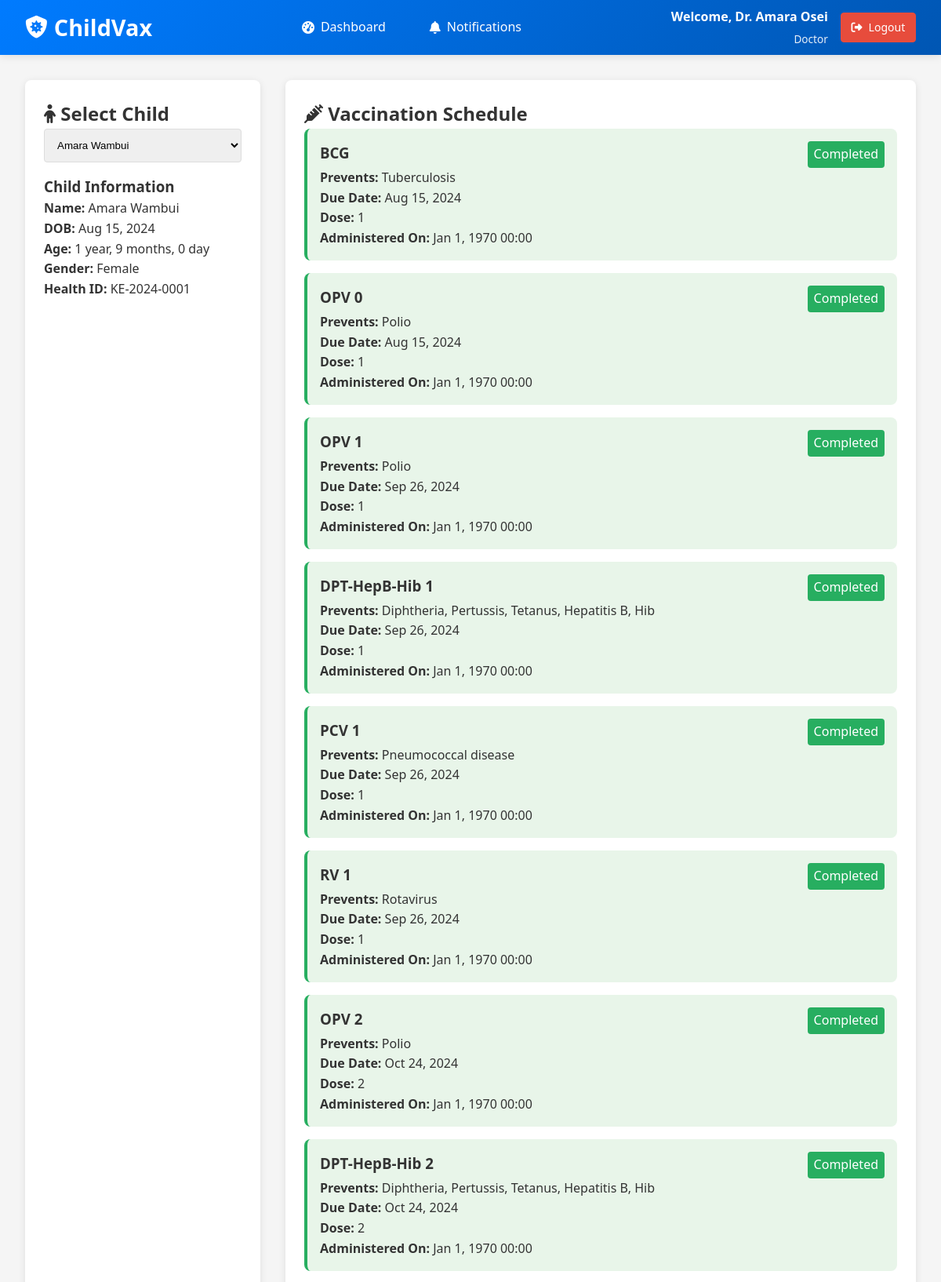
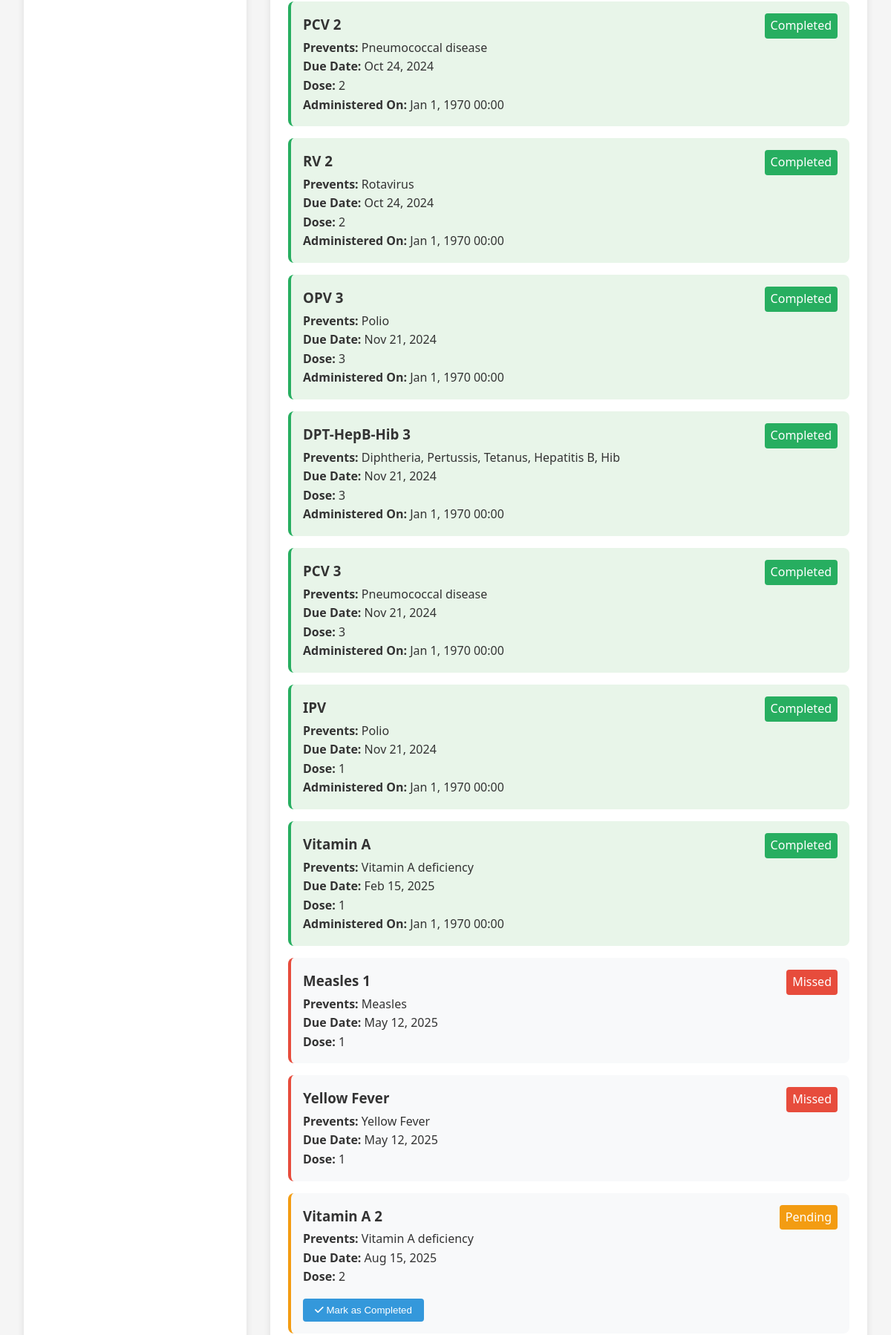
/pages/doctor/doctor_dashboard.php?child_id=1 (signed in, upper part), run on the app's committed database (2 pictures, top to bottom).
### tables this page shows
CREATE TABLE IF NOT EXISTS `children` (
    `child_id`               INT UNSIGNED NOT NULL AUTO_INCREMENT,
    `name`                   VARCHAR(100)  NOT NULL,
    `date_of_birth`          DATE          NOT NULL,
    `gender`                 ENUM('Male','Female','Other') NOT NULL,
    `health_id`              VARCHAR(20)   NOT NULL,
    `guardian_id`            INT UNSIGNED  NOT NULL,
    `caregiver_id`           INT UNSIGNED  DEFAULT NULL,
    `vaccination_card_path`  VARCHAR(500)  DEFAULT NULL,
    `last_vaccination_date`  DATE          DEFAULT NULL,
    `last_vaccine_name`      VARCHAR(255)  DEFAULT NULL,
    `created_at`             DATETIME      NOT NULL DEFAULT CURRENT_TIMESTAMP,
    PRIMARY KEY (`child_id`),
    UNIQUE KEY `uq_health_id` (`health_id`),
    KEY `fk_children_guardian` (`guardian_id`),
    KEY `fk_children_caregiver` (`caregiver_id`),
    CONSTRAINT `fk_children_guardian`  FOREIGN KEY (`guardian_id`)  REFERENCES `users` (`user_id`) ON DELETE CASCADE,
    CONSTRAINT `fk_children_caregiver` FOREIGN KEY (`caregiver_id`) REFERENCES `users` (`user_id`) ON DELETE SET NULL
);

CREATE TABLE IF NOT EXISTS `vaccination_schedule` (
    `schedule_id`     INT UNSIGNED NOT NULL AUTO_INCREMENT,
    `child_id`        INT UNSIGNED NOT NULL,
    `vaccine_id`      INT UNSIGNED NOT NULL,
    `due_date`        DATE         NOT NULL,
    `dose_number`     TINYINT UNSIGNED NOT NULL DEFAULT 1,
    `status`          ENUM('Pending','Completed','Missed') NOT NULL DEFAULT 'Pending',
    `completed_date`  DATE         DEFAULT NULL,
    `administered_by` INT UNSIGNED DEFAULT NULL,
    `notes`           TEXT         DEFAULT NULL,
    `created_at`      DATETIME     NOT NULL DEFAULT CURRENT_TIMESTAMP,
    `updated_at`      DATETIME     DEFAULT NULL ON UPDATE CURRENT_TIMESTAMP,
    PRIMARY KEY (`schedule_id`),
    KEY `fk_vs_child`   (`child_id`),
    KEY `fk_vs_vaccine` (`vaccine_id`),
    KEY `fk_vs_admin`   (`administered_by`),
    KEY `idx_vs_status` (`status`),
    CONSTRAINT `fk_vs_child`   FOREIGN KEY (`child_id`)        REFERENCES `children` (`child_id`) ON DELETE CASCADE,
    CONSTRAINT `fk_vs_vaccine` FOREIGN KEY (`vaccine_id`)      REFERENCES `vaccines` (`vaccine_id`) ON DELETE CASCADE,
    CONSTRAINT `fk_vs_admin`   FOREIGN KEY (`administered_by`) REFERENCES `users` (`user_id`) ON DELETE SET NULL
);

CREATE TABLE IF NOT EXISTS `vaccines` (
    `vaccine_id`              INT UNSIGNED NOT NULL AUTO_INCREMENT,
    `name`                    VARCHAR(255) NOT NULL,
    `disease_prevented`       VARCHAR(255) DEFAULT NULL,
    `recommended_age`         VARCHAR(100) DEFAULT NULL,
    `recommended_age_days`    INT UNSIGNED DEFAULT NULL,
    `dose_number`             TINYINT UNSIGNED NOT NULL DEFAULT 1,
    `dose_description`        TEXT         DEFAULT NULL,
    `route_of_administration` VARCHAR(100) DEFAULT NULL,
    `site_of_administration`  VARCHAR(100) DEFAULT NULL,
    `side_effects`            TEXT         DEFAULT NULL,
    PRIMARY KEY (`vaccine_id`)
);

### includes/functions.php (called while the page is built, shortened)
<?php
function calculateAge($dob) {
    $birthdate = new DateTime($dob);
    $today = new DateTime();
    $interval = $today->diff($birthdate);
    $parts = [];
    if ($interval->y > 0) $parts[] = $interval->y . ' year' . ($interval->y > 1 ? 's' : '');
    if ($interval->m > 0) $parts[] = $interval->m . ' month' . ($interval->m > 1 ? 's' : '');
    if ($interval->y > 0) $parts[] = $interval->d . ' day' . ($interval->d > 1 ? 's' : '');
    return $parts ? implode(', ', $parts) : '0 months';
}
?>

### pages/doctor/doctor_dashboard.php (the view, shortened to what this page needs)
<?php
require __DIR__ . '/../../includes/functions.php';
$children = $conn->query("SELECT child_id, name FROM children ORDER BY name")->fetchAll(PDO::FETCH_ASSOC);
$selected_child = null;
$vaccination_schedule = [];
$child_id = $_GET['child_id'] ?? null;
if ($child_id && is_numeric($child_id)) {
    $stmt = $conn->prepare("SELECT * FROM children WHERE child_id = ?");
    $stmt->execute([$child_id]);
    $selected_child = $stmt->fetch(PDO::FETCH_ASSOC);
    $stmt = $conn->prepare("SELECT vs.*, v.name as vaccine_name, v.disease_prevented
                           FROM vaccination_schedule vs
                           JOIN vaccines v ON vs.vaccine_id = v.vaccine_id
                           WHERE vs.child_id = ?
                           ORDER BY vs.due_date");
    $stmt->execute([$child_id]);
    $vaccination_schedule = $stmt->fetchAll(PDO::FETCH_ASSOC);
}
?>
<!DOCTYPE html>
<html lang="en">
<head>
    <link rel="stylesheet" href="/assets/css/styles.css">
    <link rel="stylesheet" href="https://cdnjs.cloudflare.com/ajax/libs/font-awesome/6.4.0/css/all.min.css">
</head>
<body>
    <?php include __DIR__ . '/../navbar.php'; ?>
    <div class="dashboard-container">
        <div class="card child-selector">
            <h2><i class="fas fa-child"></i> Select Child</h2>
            <form method="GET">
                <select name="child_id" onchange="this.form.submit()">
                    <?php foreach ($children as $child): ?>
                        <option value="<?= htmlspecialchars($child['child_id']) ?>"
                            <?= ($child_id == $child['child_id']) ? 'selected' : '' ?>>
                            <?= htmlspecialchars($child['name']) ?>
                        </option>
                    <?php endforeach; ?>
                </select>
            </form>
            <?php if ($selected_child): ?>
                <div class="child-info">
                    <h3>Child Information</h3>
                    <p><strong>Name:</strong> <?= htmlspecialchars($selected_child['name']) ?></p>
                    <p><strong>DOB:</strong> <?= date('M j, Y', strtotime($selected_child['date_of_birth'])) ?></p>
                    <p><strong>Age:</strong> <?= calculateAge($selected_child['date_of_birth']) ?></p>
                    <p><strong>Gender:</strong> <?= htmlspecialchars($selected_child['gender']) ?></p>
                    <p><strong>Health ID:</strong> <?= htmlspecialchars($selected_child['health_id']) ?></p>
                </div>
            <?php endif; ?>
        </div>
        <div class="card child-details">
            <?php if ($selected_child): ?>
                <h2><i class="fas fa-syringe"></i> Vaccination Schedule</h2>
                <?php if (empty($vaccination_schedule)): ?>
                    <div class="alert alert-info">No vaccination schedule found for this child.</div>
                <?php else: ?>
                    <div class="vaccination-list">
                        <?php foreach ($vaccination_schedule as $vaccine): ?>
                            <div class="vaccine-card <?= strtolower($vaccine['status']) ?>">
                                <div style="display: flex; justify-content: space-between;">
                                    <h3><?= htmlspecialchars($vaccine['vaccine_name']) ?></h3>
                                    <span style="background: <?=
                                        $vaccine['status'] === 'Completed' ? '#27ae60' :
                                        ($vaccine['status'] === 'Pending' ? '#f39c12' : '#e74c3c')
                                        ?>; color: white; padding: 0.25rem 0.5rem; border-radius: 4px;">
                                        <?= $vaccine['status'] ?>
                                    </span>
                                </div>
                                <p><strong>Prevents:</strong> <?= htmlspecialchars($vaccine['disease_prevented']) ?></p>
                                <p><strong>Due Date:</strong> <?= date('M j, Y', strtotime($vaccine['due_date'])) ?></p>
                                <p><strong>Dose:</strong> <?= $vaccine['dose_number'] ?></p>
                                <?php if ($vaccine['status'] === 'Pending'): ?>
                                    <form method="POST" style="margin-top: 1rem;">
                                        <button type="submit" name="mark_complete" class="btn-mark">
                                            <i class="fas fa-check"></i> Mark as Completed
                                        </button>
                                    </form>
                                <?php elseif ($vaccine['status'] === 'Completed'): ?>
                                    <p><strong>Administered On:</strong> <?= date('M j, Y H:i', strtotime($vaccine['updated_at'])) ?></p>
                                <?php endif; ?>
                            </div>
                        <?php endforeach; ?>
                    </div>
                <?php endif; ?>
            <?php else: ?>
                <div class="alert alert-info">
                    <i class="fas fa-info-circle"></i> Please select a child to view vaccination details.
                </div>
            <?php endif; ?>
        </div>
    </div>
</body>
</html>

### assets/css/styles.css (style rules this page uses)
:root { --primary-color: #3498db; --secondary-color: #2980b9; --accent-color: #e74c3c; --light-color: #ecf0f1; --dark-color: #2c3e50; --success-color: #2ecc71; --warning-color: #f39c12; --border-radius: 8px; --box-shadow: 0 4px 6px rgba(0, 0, 0, 0.1); }
* { margin: 0; padding: 0; box-sizing: border-box; }
body { font-family: 'Segoe UI', Tahoma, Geneva, Verdana, sans-serif; background-color: #f5f7fa; color: #333; line-height: 1.6; }
.card { background-color: white; border-radius: var(--border-radius); box-shadow: var(--box-shadow); padding: 1.5rem; margin-bottom: 1.5rem; }

### pages/doctor/doctor_dashboard.php (style rules this page uses)
body { padding-top: 80px; background-color: #f5f5f5; font-family: 'Segoe UI', Tahoma, Geneva, Verdana, sans-serif; }
.dashboard-container { display: grid; grid-template-columns: 300px 1fr; gap: 2rem; padding: 2rem; max-width: 1400px; margin: 0 auto; }
.card { background: white; border-radius: 8px; padding: 1.5rem; box-shadow: 0 2px 10px rgba(0,0,0,0.1); }
.vaccine-card { background: #f8f9fa; border-radius: 8px; padding: 1rem; margin-bottom: 1rem; border-left: 4px solid #3498db; transition: transform 0.2s; }
.vaccine-card.completed { border-left-color: #27ae60; background: #e8f5e9; }
.vaccine-card.pending { border-left-color: #f39c12; }
.vaccine-card.missed { border-left-color: #e74c3c; }
.btn-mark { padding: 0.5rem 1rem; background: #3498db; color: white; border: none; border-radius: 4px; cursor: pointer; transition: background 0.3s; }
select { width: 100%; padding: 0.75rem; border: 1px solid #ddd; border-radius: 4px; margin-bottom: 1rem; }

### pages/navbar.php (style rules this page uses)
:root { --primary-color: #007BFF; --secondary-color: #0056b3; --accent-color: #e74c3c; --light-color: #ecf0f1; --dark-color: #2c3e50; --success-color: #27ae60; --warning-color: #f39c12; --white: #ffffff; }
body { padding-top: 70px; margin: 0; font-family: 'Segoe UI', Tahoma, Geneva, Verdana, sans-serif; }

### data on the page
children: name "Amara Wambui", date_of_birth "Aug 15, 2024", date_of_birth "1 year, 9 months, 0 day", gender "Female", health "KE-2024-0001"
vaccination_schedule: vaccine.name "BCG", status "Completed", vaccine.disease_prevented "Tuberculosis", due_date "Aug 15, 2024", dose_number "1", updated_at "Jan 1, 1970 00:00"
vaccination_schedule: vaccine.name "OPV 0", status "Completed", vaccine.disease_prevented "Polio", due_date "Aug 15, 2024", dose_number "1", updated_at "Jan 1, 1970 00:00"
vaccination_schedule: vaccine.name "OPV 1", status "Completed", vaccine.disease_prevented "Polio", due_date "Sep 26, 2024", dose_number "1", updated_at "Jan 1, 1970 00:00"
vaccination_schedule: vaccine.name "DPT-HepB-Hib 1", status "Completed", vaccine.disease_prevented "Diphtheria, Pertussis, Tetanus, Hepatitis B, Hib", due_date "Sep 26, 2024", dose_number "1", updated_at "Jan 1, 1970 00:00"
vaccination_schedule: vaccine.name "PCV 1", status "Completed", vaccine.disease_prevented "Pneumococcal disease", due_date "Sep 26, 2024", dose_number "1", updated_at "Jan 1, 1970 00:00"
vaccination_schedule: vaccine.name "RV 1", status "Completed", vaccine.disease_prevented "Rotavirus", due_date "Sep 26, 2024", dose_number "1", updated_at "Jan 1, 1970 00:00"
vaccination_schedule: vaccine.name "OPV 2", status "Completed", vaccine.disease_prevented "Polio", due_date "Oct 24, 2024", dose_number "2", updated_at "Jan 1, 1970 00:00"
vaccination_schedule: vaccine.name "DPT-HepB-Hib 2", status "Completed", vaccine.disease_prevented "Diphtheria, Pertussis, Tetanus, Hepatitis B, Hib", due_date "Oct 24, 2024", dose_number "2", updated_at "Jan 1, 1970 00:00"
vaccination_schedule: vaccine.name "PCV 2", status "Completed", vaccine.disease_prevented "Pneumococcal disease", due_date "Oct 24, 2024", dose_number "2", updated_at "Jan 1, 1970 00:00"
vaccination_schedule: vaccine.name "RV 2", status "Completed", vaccine.disease_prevented "Rotavirus", due_date "Oct 24, 2024", dose_number "2", updated_at "Jan 1, 1970 00:00"
vaccination_schedule: vaccine.name "OPV 3", status "Completed", vaccine.disease_prevented "Polio", due_date "Nov 21, 2024", dose_number "3", updated_at "Jan 1, 1970 00:00"
vaccination_schedule: vaccine.name "DPT-HepB-Hib 3", status "Completed", vaccine.disease_prevented "Diphtheria, Pertussis, Tetanus, Hepatitis B, Hib", due_date "Nov 21, 2024", dose_number "3", updated_at "Jan 1, 1970 00:00"
vaccination_schedule: vaccine.name "PCV 3", status "Completed", vaccine.disease_prevented "Pneumococcal disease", due_date "Nov 21, 2024", dose_number "3", updated_at "Jan 1, 1970 00:00"
vaccination_schedule: vaccine.name "IPV", status "Completed", vaccine.disease_prevented "Polio", due_date "Nov 21, 2024", dose_number "1", updated_at "Jan 1, 1970 00:00"
vaccination_schedule: vaccine.name "Vitamin A", status "Completed", vaccine.disease_prevented "Vitamin A deficiency", due_date "Feb 15, 2025", dose_number "1", updated_at "Jan 1, 1970 00:00"
vaccination_schedule: vaccine.name "Measles 1", status "Missed", vaccine.disease_prevented "Measles", due_date "May 12, 2025", dose_number "1"
vaccination_schedule: vaccine.name "Yellow Fever", status "Missed", vaccine.disease_prevented "Yellow Fever", due_date "May 12, 2025", dose_number "1"
vaccination_schedule: vaccine.name "Vitamin A 2", status "Pending", vaccine.disease_prevented "Vitamin A deficiency", due_date "Aug 15, 2025", dose_number "2"

### other printed values
$_SESSION['name'] "Dr. Amara Osei"
getRoleDisplayName($_SESSION['role'] ?? '') "Doctor"
form field child_id "Amara Wambui"
